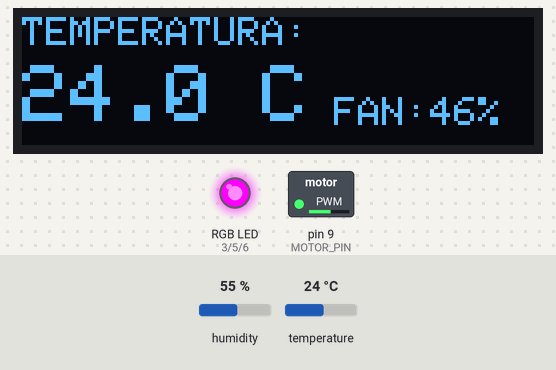
This sketch was run on a simulated Arduino Uno, built with avr-gcc and run on an emulated ATmega328P. Parts: 128×32 one-colour display, switched loads named in the sketch (green lamp = pin HIGH), an RGB LED mixed from three pins (HIGH = lit). The inputs (shaded band) are chosen by the test bench; at power-on: temperature 24 °C, humidity 55 %. What the sketch prints to the serial monitor is not drawn.

Above: at 4.5 s.
4.6 s: temperature set to 12 °C
At 6.9 s:
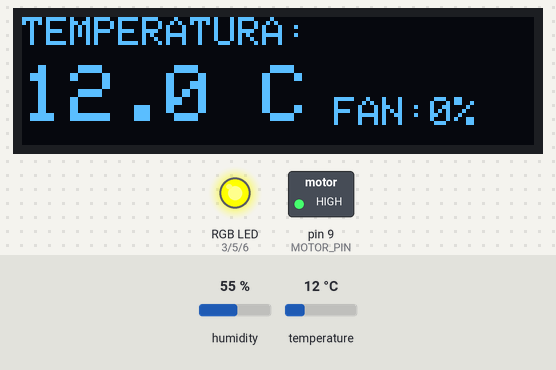
7.9 s: temperature set to 14 °C
At 8.9 s:
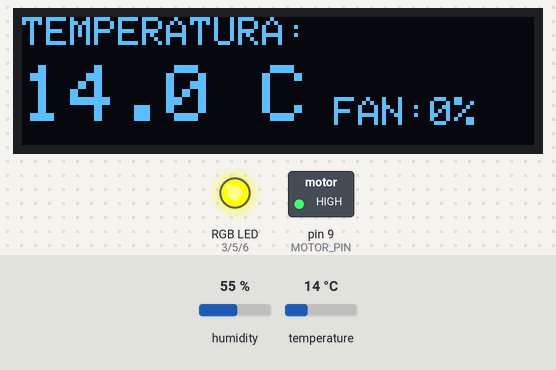
11.2 s: temperature set to 17 °C
At 13.7 s:
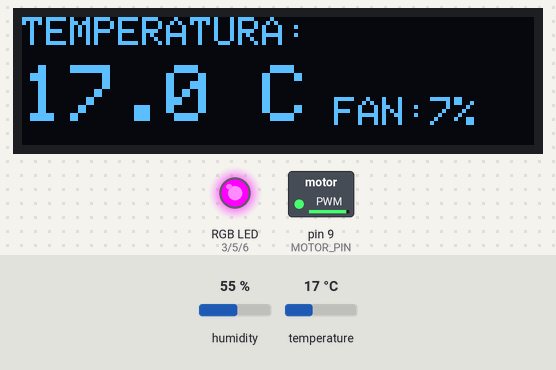
14.5 s: temperature set to 33 °C
At 16.7 s:
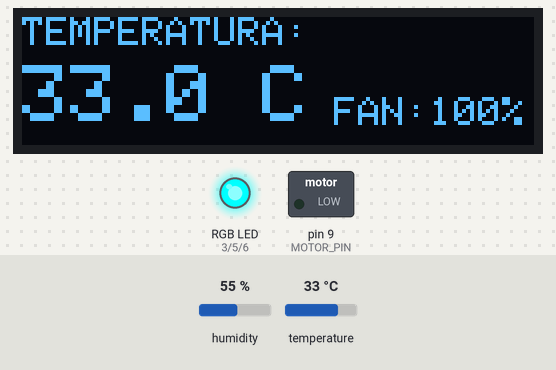
17.8 s: temperature set to 29 °C
At 20.8 s:
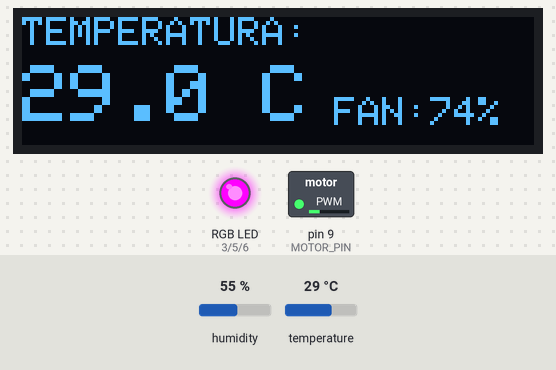
Timing chart, 0 to 22.1 s (numbered marks = the images above; inputs shaded):
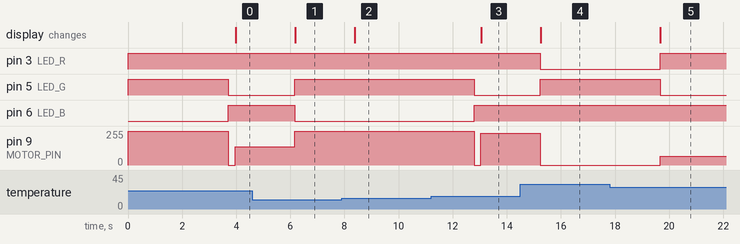

The sketch:

TemperatureProteusVF.ino
```cpp
#include <DHT.h>
#include <Wire.h>
#include <Adafruit_GFX.h>
#include <Adafruit_SSD1306.h>
#include <math.h>

// ============================================================
//                         CONFIGURACION
// ============================================================

// ---------------------- DHT11 -------------------------------

#define DHTPIN 2
#define DHTTYPE DHT11

DHT dht(DHTPIN, DHTTYPE);


// ---------------------- LED RGB ------------------------------
// LED DE ANODO COMUN
// Rojo  = D3
// Verde = D5
// Azul  = D6

#define LED_R 3
#define LED_G 5
#define LED_B 6


// ---------------------- MOTOR --------------------------------
// PWM -> PC817 -> IRLZ44N
// Circuito con logica invertida

#define MOTOR_PIN 9


// ---------------------- OLED ---------------------------------

#define SCREEN_WIDTH 128
#define SCREEN_HEIGHT 32

#define OLED_RESET -1
#define OLED_ADDR 0x3C

Adafruit_SSD1306 display(
  SCREEN_WIDTH,
  SCREEN_HEIGHT,
  &Wire,
  OLED_RESET
);

bool oledListo = false;


// ============================================================
//                    VARIABLES DE CONTROL
// ============================================================

// Guarda la velocidad anterior para detectar
// cuando el ventilador pasa de apagado a encendido.

int velocidadAnterior = 0;


// ============================================================
//                         LED RGB
// ============================================================

void setColor(int red, int green, int blue) {

  // LED RGB de anodo comun.
  // La salida PWM esta invertida.

  analogWrite(LED_R, 255 - red);
  analogWrite(LED_G, 255 - green);
  analogWrite(LED_B, 255 - blue);
}


// ============================================================
//                       PANTALLA OLED
// ============================================================

void actualizarOLED(float temperatura, int velocidad,
                    bool errorSensor = false) {

  if (!oledListo) {
    return;
  }

  display.clearDisplay();

  display.setTextColor(SSD1306_WHITE);

  if (errorSensor) {

    display.setTextSize(1);

    display.setCursor(0, 0);
    display.print("ERROR SENSOR");

    display.setCursor(0, 16);
    display.print("FAN: 100%");
  }

  else {

    // Encabezado

    display.setTextSize(1);

    display.setCursor(0, 0);
    display.print("TEMPERATURA:");

    // Temperatura en caracteres grandes

    display.setTextSize(2);

    display.setCursor(0, 12);
    display.print(temperatura, 1);
    display.print(" C");

    // Velocidad del ventilador

    display.setTextSize(1);

    display.setCursor(78, 20);
    display.print("FAN:");
    display.print(velocidad);
    display.print("%");
  }

  display.display();
}


// ============================================================
//                    SETUP
// ============================================================

void setup() {

  Serial.begin(9600);

  // Inicializar sensor

  dht.begin();

  // Configurar pines RGB

  pinMode(LED_R, OUTPUT);
  pinMode(LED_G, OUTPUT);
  pinMode(LED_B, OUTPUT);

  // Configurar motor

  pinMode(MOTOR_PIN, OUTPUT);

  // Estado inicial:
  // Motor apagado (D9 HIGH por inversion)
  // LED azul encendido

  analogWrite(MOTOR_PIN, 255);

  setColor(0, 0, 255);


  // Inicializar comunicacion I2C

  Wire.begin();

  // Inicializar OLED

  oledListo = display.begin(
    SSD1306_SWITCHCAPVCC,
    OLED_ADDR
  );

  if (oledListo) {

    display.clearDisplay();

    display.setTextSize(1);
    display.setTextColor(SSD1306_WHITE);

    display.setCursor(0, 0);
    display.print("ECU VENTILACION");

    display.setCursor(0, 16);
    display.print("Sistema listo");

    display.display();
  }

  else {

    Serial.println("ERROR: OLED NO INICIALIZADO");
  }

  Serial.println();
  Serial.println("==============================");
  Serial.println("      ECU VENTILACION");
  Serial.println("==============================");
  Serial.println("Sistema iniciado");
  Serial.println("DHT11: D2");
  Serial.println("LED RGB: D3, D5, D6");
  Serial.println("PC817: D9");
  Serial.println("OLED: I2C A4/A5");
  Serial.println("==============================");

  delay(1500);
}


// ============================================================
//                          LOOP
// ============================================================

void loop() {

  // DHT11 necesita tiempo entre lecturas

  delay(2000);

  float temperatura = dht.readTemperature();


  // ==========================================================
  //                         FAIL-SAFE
  // ==========================================================

  if (isnan(temperatura)) {

    // Motor al 100 %
    // PC817 invertido: D9 LOW

    analogWrite(MOTOR_PIN, 0);

    // LED rojo

    setColor(255, 0, 0);

    // OLED

    actualizarOLED(0, 100, true);

    // Actualizar estado anterior

    velocidadAnterior = 100;

    // Monitor serial

    Serial.println();
    Serial.println("==============================");
    Serial.println("       FALLA DE SENSOR");
    Serial.println("==============================");
    Serial.println("DHT11 sin respuesta");
    Serial.println("FAIL-SAFE ACTIVADO");
    Serial.println("VENTILADOR: 100%");
    Serial.println("==============================");

    return;
  }


  // ==========================================================
  //                    VARIABLES DE CONTROL
  // ==========================================================

  int pwmMotor = 0;
  int pwmSalida = 0;
  int velocidad = 0;

  const char* estado = "";


  // ==========================================================
  //                       ZONA AZUL
  //                         0 - 15 C
  // ==========================================================

  if (temperatura < 16.0) {

    estado = "AZUL - APAGADO";

    // LED azul

    setColor(0, 0, 255);

    // Motor apagado

    velocidad = 0;
    pwmMotor = 0;
  }


  // ==========================================================
  //                       ZONA VERDE
  //                        16 - 30 C
  // ==========================================================

  else if (temperatura < 31.0) {

    estado = "VERDE";

    // LED verde exclusivamente

    setColor(0, 255, 0);


    // --------------------------------------------------------
    // INTERPOLACION LINEAL
    //
    // 16 C -> 1 %
    // 30 C -> 80 %
    // --------------------------------------------------------

    float porcentaje = 1.0 +
      ((temperatura - 16.0) * 79.0 / 14.0);

    // Redondear porcentaje

    velocidad = (int)round(porcentaje);

    velocidad = constrain(velocidad, 1, 80);


    // Convertir porcentaje a PWM

    pwmMotor = (int)round(
      velocidad * 255.0 / 100.0
    );
  }


  // ==========================================================
  //                        ZONA ROJA
  //                       31 C EN ADELANTE
  // ==========================================================

  else {

    estado = "ROJO - MAXIMO";

    // LED rojo exclusivamente

    setColor(255, 0, 0);

    // Ventilador al 100 %

    velocidad = 100;
    pwmMotor = 255;
  }


  // ==========================================================
  //                  INVERSION PARA PC817
  // ==========================================================

  // Nuestro circuito tiene logica invertida:
  //
  // 0 % motor   -> D9 = 255
  // 100 % motor -> D9 = 0
  //
  // Por lo tanto:

  pwmSalida = 255 - pwmMotor;


  // ==========================================================
  //                       KICK-START
  // ==========================================================

  // Si el ventilador estaba apagado y ahora
  // debe comenzar a funcionar, aplicar impulso inicial.

  if (velocidadAnterior == 0 && velocidad > 0) {

    // Impulso de arranque al 100 %

    analogWrite(MOTOR_PIN, 0);

    delay(250);
  }

  // Aplicar PWM correspondiente a la temperatura

  analogWrite(MOTOR_PIN, pwmSalida);


  // Registrar velocidad anterior

  velocidadAnterior = velocidad;


  // ==========================================================
  //                         OLED
  // ==========================================================

  actualizarOLED(temperatura, velocidad);


  // ==========================================================
  //                    MONITOR SERIAL
  // ==========================================================

  Serial.println();

  Serial.println("==============================");
  Serial.println("       ECU VENTILACION");
  Serial.println("==============================");

  Serial.print("Temperatura : ");
  Serial.print(temperatura, 1);
  Serial.println(" C");

  Serial.print("Estado LED  : ");
  Serial.println(estado);

  Serial.print("Ventilador  : ");
  Serial.print(velocidad);
  Serial.println("%");

  Serial.print("PWM motor   : ");
  Serial.println(pwmMotor);

  Serial.print("PWM D9      : ");
  Serial.println(pwmSalida);

  Serial.println("==============================");
}
```

Measured:
- the behaviour switches between 15 and 16 °C on temperature (found by bisection; images 2 and 3)
- the behaviour switches between 31 and 30 °C on temperature (found by bisection; images 4 and 5)
- after the input at 4.6 s, pin 5 (LED_G): LOW → HIGH after 1.6 s; pin 6 (LED_B): HIGH → LOW after 1.6 s; pin 9 (MOTOR_PIN): 138/255 → 255/255 after 1.6 s; the display: changes after 1.6 s (image 1)
- after the input at 7.9 s, the display: changes after 0.49 s (image 2)
- after the input at 11.2 s, pin 5 (LED_G): HIGH → LOW after 1.6 s; pin 6 (LED_B): LOW → HIGH after 1.6 s; pin 9 (MOTOR_PIN): 255/255 → 0/255 after 1.6 s, → 237/255 0.25 s later; the display: changes after 1.9 s (image 3)
- after the input at 14.5 s, pin 3 (LED_R): HIGH → LOW after 0.74 s; pin 5 (LED_G): LOW → HIGH after 0.74 s; pin 9 (MOTOR_PIN): 237/255 → 0/255 after 0.74 s; the display: changes after 0.76 s (image 4)
- after the input at 17.8 s, pin 3 (LED_R): LOW → HIGH after 1.9 s; pin 5 (LED_G): HIGH → LOW after 1.9 s; pin 9 (MOTOR_PIN): 0/255 → 66/255 after 1.9 s; the display: changes after 1.9 s (image 5)
